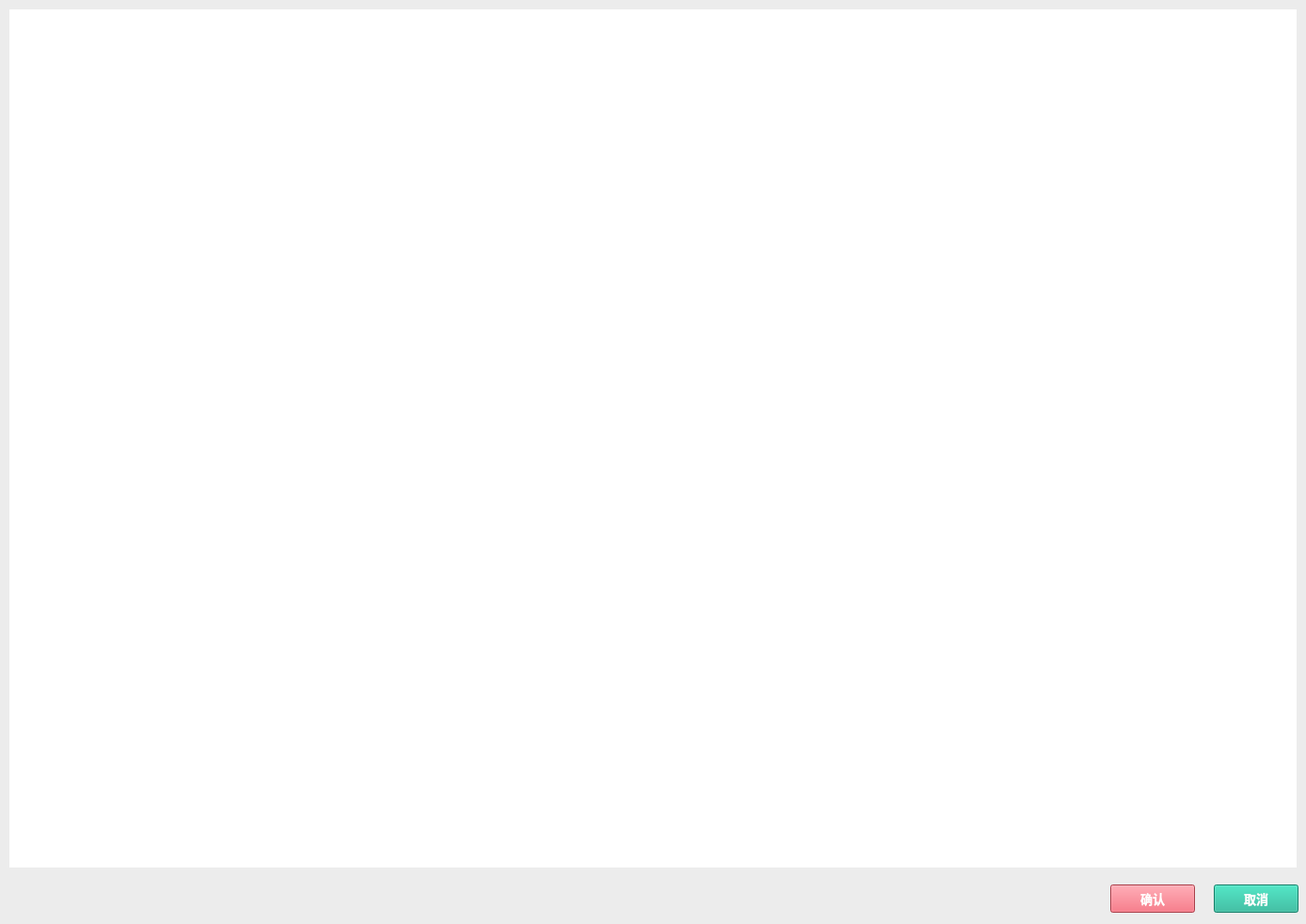
<?xml version="1.0" encoding="UTF-8"?>
<ui version="4.0">
 <class>cropbox</class>
 <widget class="QWidget" name="cropbox">
  <property name="geometry">
   <rect>
    <x>0</x>
    <y>0</y>
    <width>1388</width>
    <height>982</height>
   </rect>
  </property>
  <property name="windowTitle">
   <string>cropROI</string>
  </property>
  <property name="styleSheet">
   <string notr="true">background-color: rgb(236, 236, 236);</string>
  </property>
  <widget class="QWidget" name="widget" native="true">
   <property name="geometry">
    <rect>
     <x>10</x>
     <y>10</y>
     <width>1368</width>
     <height>912</height>
    </rect>
   </property>
   <widget class="QLabel" name="label">
    <property name="geometry">
     <rect>
      <x>0</x>
      <y>0</y>
      <width>1368</width>
      <height>912</height>
     </rect>
    </property>
    <property name="styleSheet">
     <string notr="true">background-color: rgb(255, 255, 255);</string>
    </property>
    <property name="text">
     <string/>
    </property>
   </widget>
  </widget>
  <widget class="QPushButton" name="confirmBtn">
   <property name="geometry">
    <rect>
     <x>1180</x>
     <y>940</y>
     <width>90</width>
     <height>30</height>
    </rect>
   </property>
   <property name="font">
    <font>
     <pointsize>10</pointsize>
     <bold>true</bold>
    </font>
   </property>
   <property name="styleSheet">
    <string notr="true">QPushButton:hover{
	background-color: rgb(236,71,88);
}

QPushButton {
    color: rgb(255, 255, 255);
	background-color: rgb(237, 85, 101);
}</string>
   </property>
   <property name="text">
    <string>确认</string>
   </property>
  </widget>
  <widget class="QPushButton" name="cancelBtn">
   <property name="geometry">
    <rect>
     <x>1290</x>
     <y>940</y>
     <width>90</width>
     <height>30</height>
    </rect>
   </property>
   <property name="font">
    <font>
     <pointsize>10</pointsize>
     <bold>true</bold>
    </font>
   </property>
   <property name="styleSheet">
    <string notr="true">QPushButton:hover{
	background-color: rgb(24,166,137)
}

QPushButton {
    color: rgb(255, 255, 255);
	background-color: rgb(26, 177, 146);
}</string>
   </property>
   <property name="text">
    <string>取消</string>
   </property>
  </widget>
 </widget>
 <resources/>
 <connections/>
</ui>
